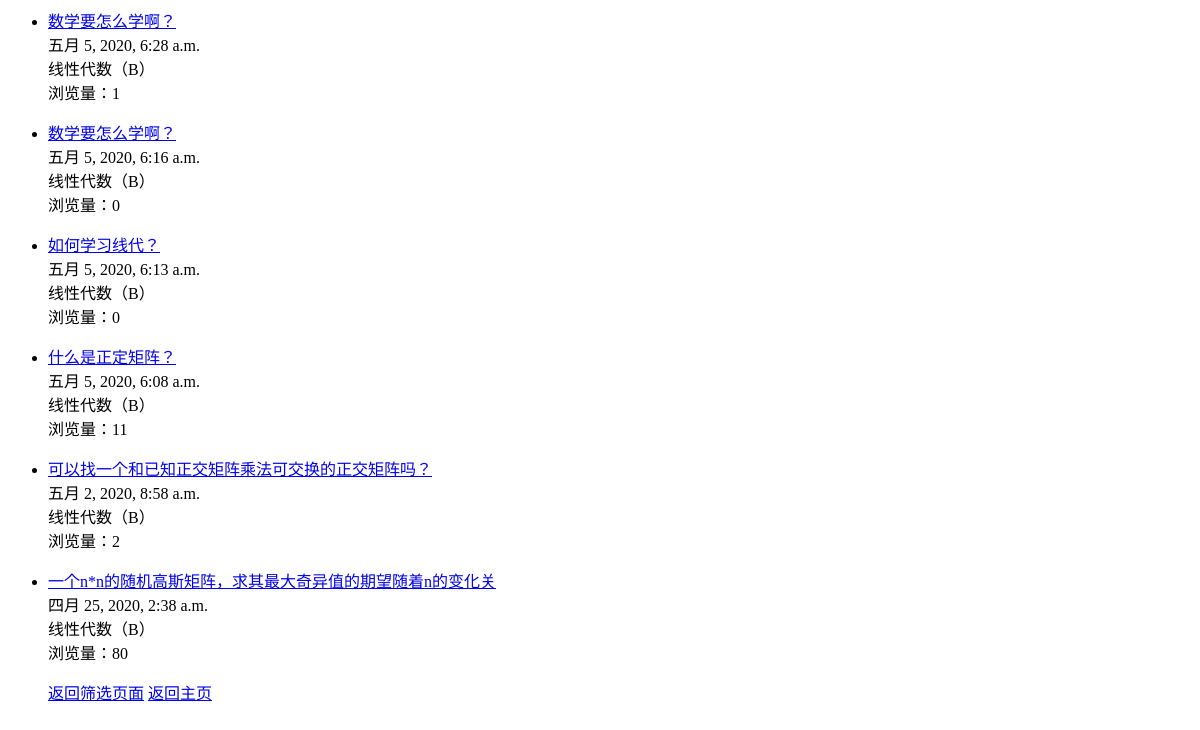
Page /qas_system/select/2/2/ on the earlier database version.
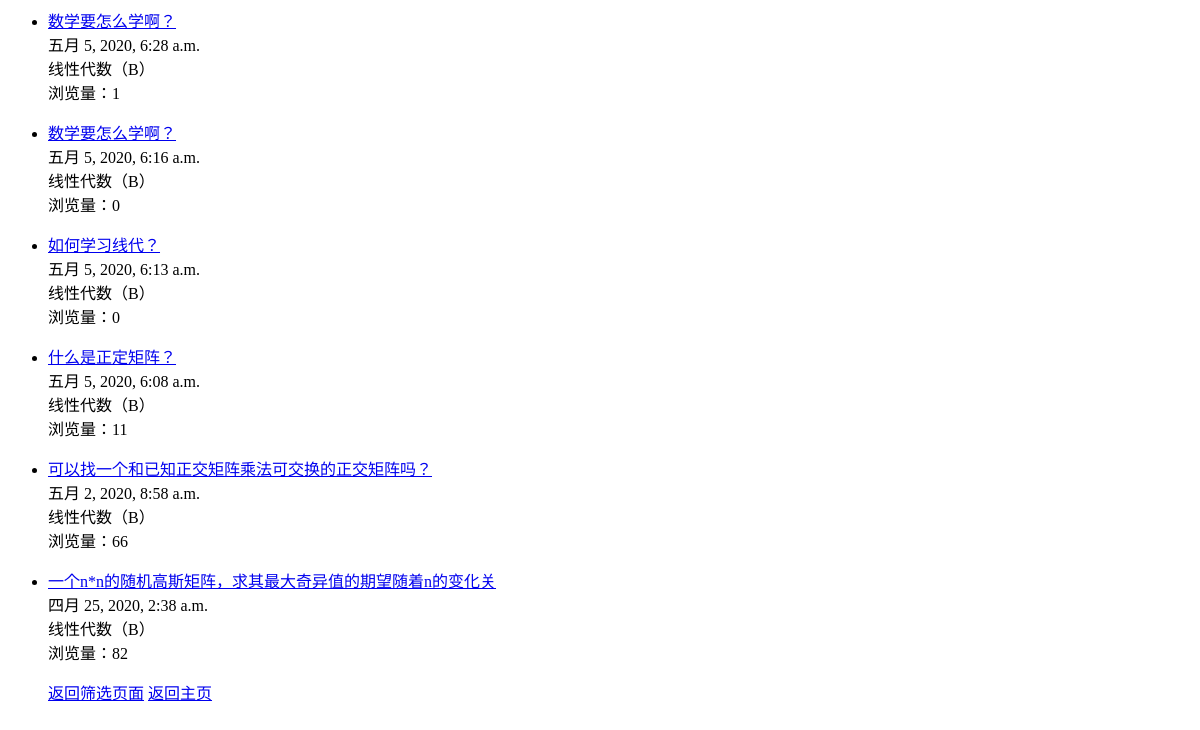
Same page on the later database version.
### qas_system/models.py (models this page shows, shortened)
class Question(models.Model):
    question_title = models.CharField(verbose_name='标题', max_length=30, blank=False)
    question_text = RichTextField(verbose_name='具体描述')
    question_subject = models.ForeignKey('Subject', verbose_name='科目', on_delete=models.CASCADE)
    pub_date = models.DateTimeField(auto_now=True, verbose_name='提问日期')
    page_views = models.PositiveIntegerField(default=0, verbose_name='浏览量')
    questioner = models.ForeignKey('User', verbose_name='提问者', on_delete=models.CASCADE)
    good_num = models.IntegerField(default=0, verbose_name='点赞量')

class Subject(models.Model):
    name = models.CharField(max_length=30, unique=True, verbose_name='科目名称')
    def __str__(self):
        return self.name

### qas_system/views.py (the view)
# urls.py: path('select/<int:sequencing>/<int:question_subject>/', views.select_result,  # 问题筛选结果页面 sequencing为0,1,2
def select_result(request, sequencing, question_subject):
    if sequencing == 0:
        select_result_list = Question.objects.filter(question_subject_id=question_subject).order_by('-page_views')
    elif sequencing == 1:
        select_result_list = Question.objects.filter(question_subject_id=question_subject).order_by('-good_num')
    elif sequencing == 2:
        select_result_list = Question.objects.filter(question_subject_id=question_subject).order_by('-pub_date')
    else:
        all_subject = Subject.objects.all()
        return render(request, 'select.html', {'all_subject': all_subject})
    context = {
        'select_result_list': select_result_list,
    }
    return render(request, 'select_result.html', context)

### templates/select_result.html (shortened to what this page needs)
{% if select_result_list %}
    <ul>
    {% for question in select_result_list %}
        <li><a href="/qas_system/question/{{ question.id }}/">{{ question.question_title }}</a></li>
        {{ question.pub_date }}<br>
        {{ question.question_subject }}<br>
        浏览量：{{ question.page_views }}
    {% endfor %}
    <a href="/qas_system/select/", target="_self">返回筛选页面</a>
    <a href="/qas_system/", target="_self">返回主页</a>
    </ul>
{% else %}
    <p>根据您的筛选条件未找到筛选结果，点击下面的链接返回。</p>
    <a href="/qas_system/select/", target="_self">返回筛选页面</a>
    <a href="/qas_system/", target="_self">返回主页</a>
{% endif %}

Differences in the rows shown:
changed Question "可以找一个和已知正交矩阵乘法可交换的正交矩阵吗？": page_views "2" → "66"
changed Question "一个n*n的随机高斯矩阵，求其最大奇异值的期望随着n的变化关": page_views "80" → "82"
